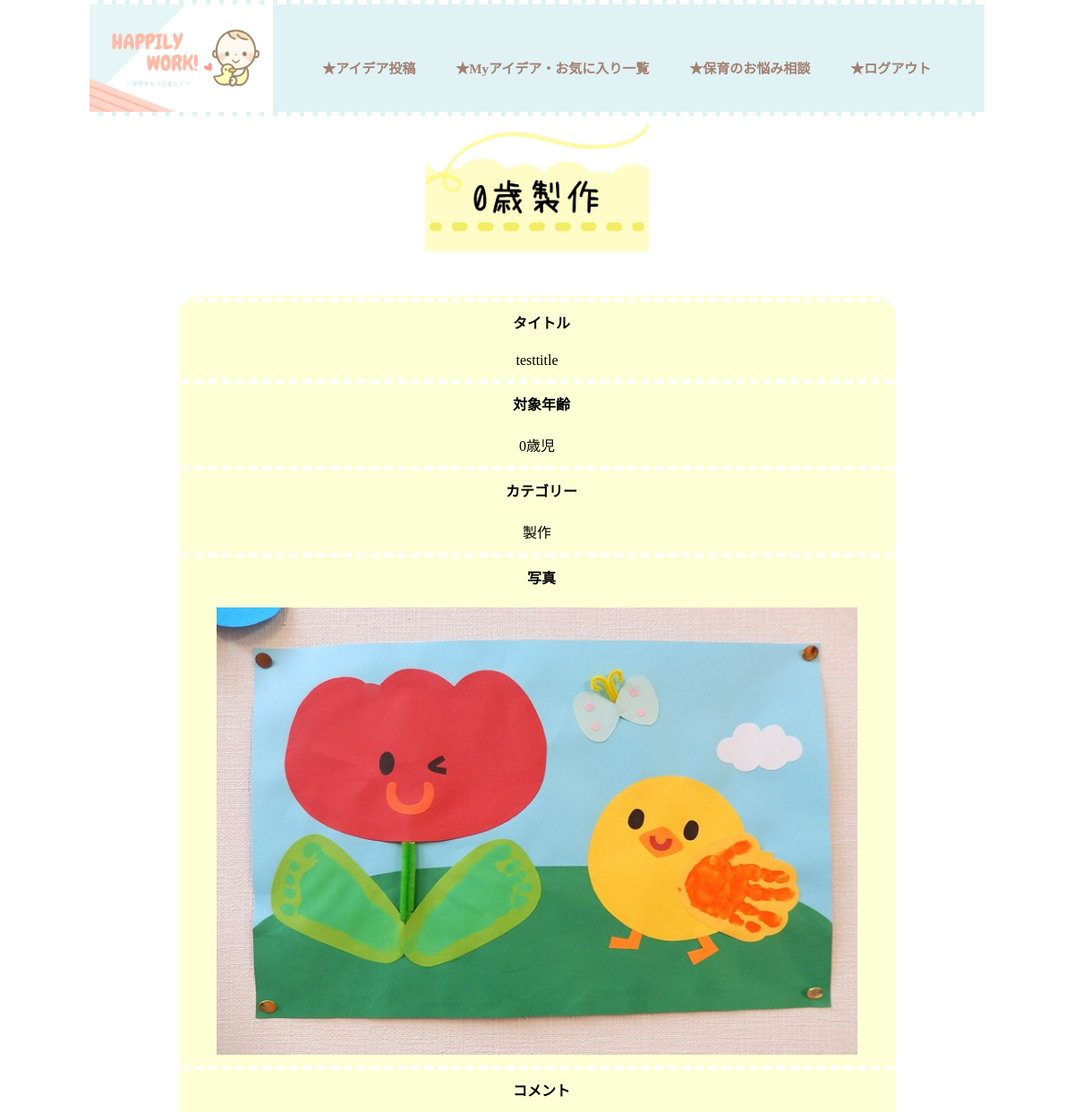
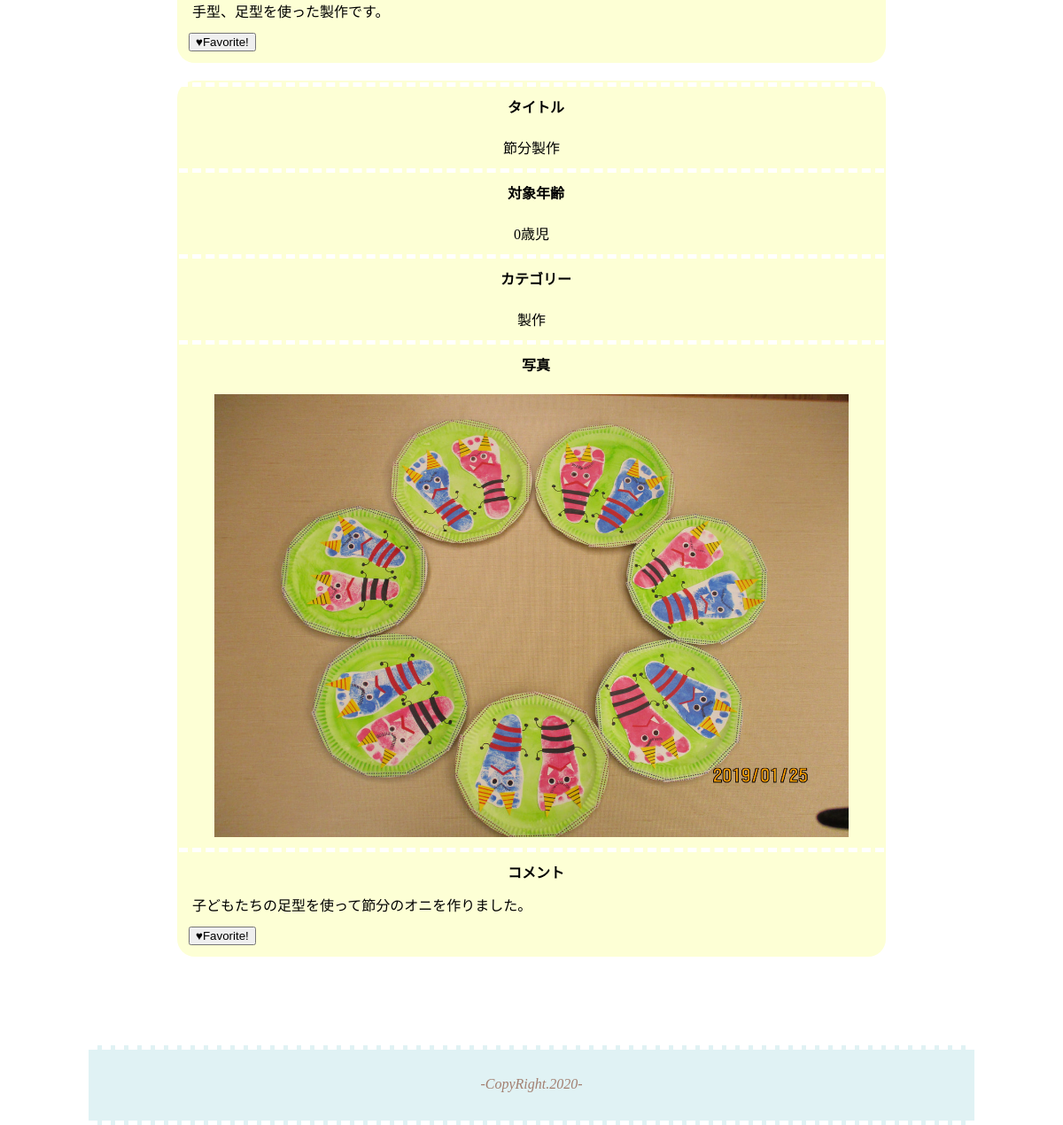
The app's page /zero_s.php (signed in) with its own data (2 pictures, top to bottom).
### tables this page shows
CREATE TABLE `ideas` (
  `id` int(11) NOT NULL,
  `user_id` int(11) NOT NULL,
  `title` varchar(64) NOT NULL,
  `age_id` int(11) NOT NULL,
  `category_id` int(11) NOT NULL,
  `image` varchar(255) NOT NULL,
  `comment` varchar(255) NOT NULL
);

### php.Original/config/config.php (called while the page is built)
<?php
 $host = 'localhost';
 $dbname = 'original_php';
 $user = 'a.kayama';
 $pass = 'jmag5624';

### php.Original/model/DB.php (called while the page is built, shortened)
<?php
 class DB {
   private $host;
   private $dbname;
   private $user;
   private $pass;
   function __construct($host, $dbname, $user, $pass) {
     $this->host = $host;
     $this->dbname = $dbname;
     $this->user = $user;
     $this->pass = $pass;
   }
   public function connectDB() {
     $this->connect = new PDO('mysql:host='.$this->host.';dbname='.$this->dbname.';charset=utf8', $this->user, $this->pass);
   }
 }

### php.Original/model/User.php (called while the page is built, shortened)
<?php
 require_once("DB.php");
class User extends DB {
 public function favoriteAdd($user,$idea){
   $sql = 'SELECT * FROM favorites WHERE user_id=? AND idea_id=?';
   $stmt = $this->connect->prepare($sql);
   $param = array($user,$idea);
   $stmt->execute($param);
   $res = $stmt->fetch();
   return $res;
 }
 public function zero_s() {
    $sql = 'SELECT * FROM ideas WHERE category_id="2" AND age_id="0" ';
    $stmt = $this->connect->prepare($sql);
    $stmt->execute();
    $result = $stmt->fetchAll();
    return $result;
 }
}

### zero_s.php (the view, shortened to what this page needs)
<?php
require_once("php.Original/config/config.php");
require_once("php.Original/model/User.php");
try{
  $user = new User($host, $dbname, $user, $pass);
  $user->connectDB();
  $result = $user->zero_s();
  foreach ($result as $row) {
    $post_id = $row['id'];
  }
  $check = $user->favoriteAdd($_SESSION['User']['id'],$post_id);
  } catch(PDOException $e) {
    echo "エラー:".$e->getMessage()."<br>";
  }
?>
<!DOCTYPE html>
<html lang="ja">
  <head>
    <link rel="stylesheet" type="text/css" href="php.Original/css/agecategory.css">
    <link rel="stylesheet" type="text/css" href="php.Original/css/base.css">
  </head>
  <body>
    <div id="wrapper">
    <img id="tro_logo" src="php.Original/image/0-sei-logo.jpg" alt="０歳児製作ロゴ">
    <div class="idea-box">
    <?php foreach ($result as $row): ?>
      <table id="idea-0">
       <tr><th>タイトル</th></tr>
       <tr><td class="ct"><?php echo $row['title'] ?></td></tr>
       <tr><th>対象年齢</th></tr>
       <tr><td class="ct"><?php  if($row['age_id'] =="0") { echo "0歳児" ;}?></td></tr>
       <tr><th>カテゴリー</th></tr>
       <tr><td class="ct"><?php  if($row['category_id'] =="2") { echo "製作" ;}?></td></tr>
       <tr><th>写真</th></tr>
       <tr><td class="ct"><img id ="photo" src="php.Original/css/img/<?php echo $row['image']; ?>" ></td></tr>
       <tr><th>コメント</th></tr>
       <tr><td class="left-c"><?php echo $row['comment'] ?></td></tr>
       <tr><td>
         <button type="button" id ="<?php echo $row['id'] ?>" name="favorite" class="favorite_btn">
         <?php if(!$check): ?>
           ♥Favorite!
         <?php else: ?>
           ♡Cancel
         <?php endif; ?>
       </button>
       </tr></td>
     </table>
    <?php endforeach; ?>
   </div>
  </div>
  </body>
</html>

### php.Original/css/agecategory.css (style rules this page uses)
#tro_logo { width: 250px; display: block; margin: 0 auto 50px auto; }
#photo { width: 90%; height: 500px; margin: 0 auto; display: block; }
.ct { text-align: center; padding: 10px 0 10px 0; }
#idea-0 { background-color: rgb(253, 255, 213); border-radius: 20px; width: 80%; margin: 0 0 20px 0; }
#idea-0 th { border-top: 5px dashed white; padding: 10px 0 10px 10px; }
.idea-box { width: 1000px; display: flex; justify-content: space-around; flex-wrap: wrap; }
.left-c { text-align: left; padding-left: 15px; padding-bottom: 10px; white-space: pre-wrap; }

### php.Original/css/base.css (style rules this page uses)
body { margin: 0; padding: 0; display: block; }
#wrapper { width: 1000px; margin: 0 auto; }
#logo2 { width: 205px; height: 120px; }
a { text-decoration: none; color: rgb(162, 127, 112); }
li { list-style-type: none; }
#g-navi { display: flex; border-bottom: 5px dashed white; border-top: 5px dashed white; height: 120px; background-color: rgb(224, 242, 244); width: 1000px; margin: 0 auto; }
#g-navi li { margin-left: 45px; font-size: 15px; font-weight: bold; }
#g-navi ul { padding: 0; }
.navigation { display: flex; margin-top: 60px; margin-left: 10px; }
footer { height: 80px; background-color: rgb(224, 242, 244); border-top: 5px dashed white; border-bottom: 5px dashed white; width: 1000px; margin: 80px auto 0 auto; }
address { text-align: center; padding-top: 30px; color: rgb(162, 127, 112); }
.favorite_btn { margin: 0 0 10px 10px; }

### records on screen
ideas: title "testtitle", shows "0歳児", shows "製作", image (picture), comment "手型、足型を使った製作です。"
ideas: title "節分製作", shows "0歳児", image (picture), comment "子どもたちの足型を使って節分のオニを作りました。"
